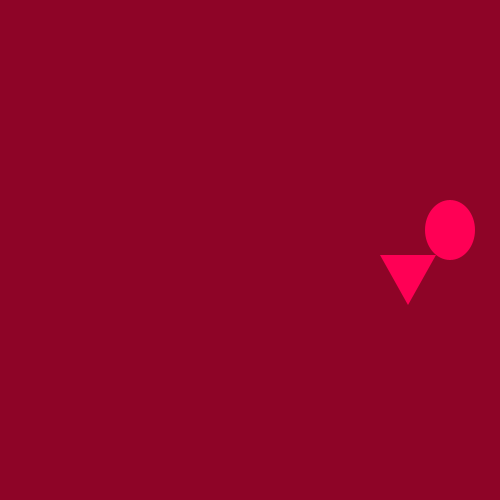
Frame 1 (no input)
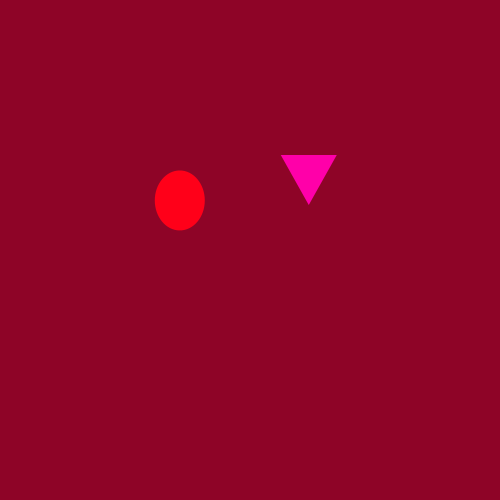
Frame 60 (the mouse pressed at the canvas centre just before this capture)
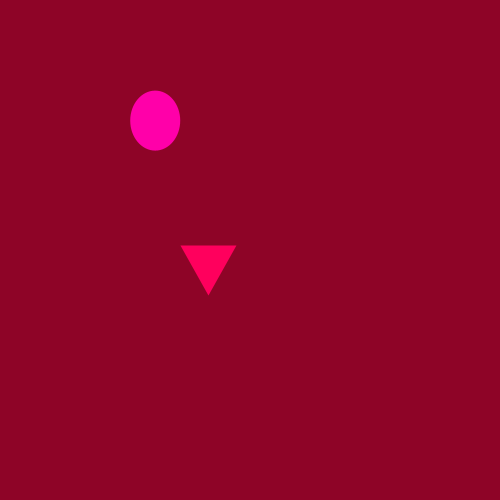
Frame 120 (the mouse held since frame 60 and released just before this capture)

The Processing sketch that drew these frames (run headless with seeded random() and noise(); from frame 60 on, the mouse is pressed at the canvas centre):

// Processing sketch: processing_121329
// ── processing_121329.pde

float counter1 = 0;
float counter2 = 0;
 
void setup()
{
  size(500, 500);
  colorMode(HSB, 360, 100, 100);
}
 
void draw()
{
  background(#8E0427);
   
  translate(width/2, height/2);
  translate(0,0);
   
  for (int i=0; i<360; i+=360)
 {
   pushMatrix();
   translate(0,-70);
   translate(cos(counter2)*100, sin(counter2)*100);
    
   float h = map(sin(counter2), -1, 1, 320, 360);
   fill(h, 100, 100);
   rotate(radians(i));
   noStroke();
   triangle(30, 75, 58, 125, 86, 75);
   
   translate(0,50);
   translate(cos(counter1)*100, sin(counter1)*100);
    
   float g = map(sin(counter1), -1, 1, 320, 360);
   fill(g, 100, 100);
   rotate(radians(i));
   ellipse(0, 0, 50, 60);
   popMatrix();
    
   counter1 += 0.04;
   counter2 += 0.08;
 }}
